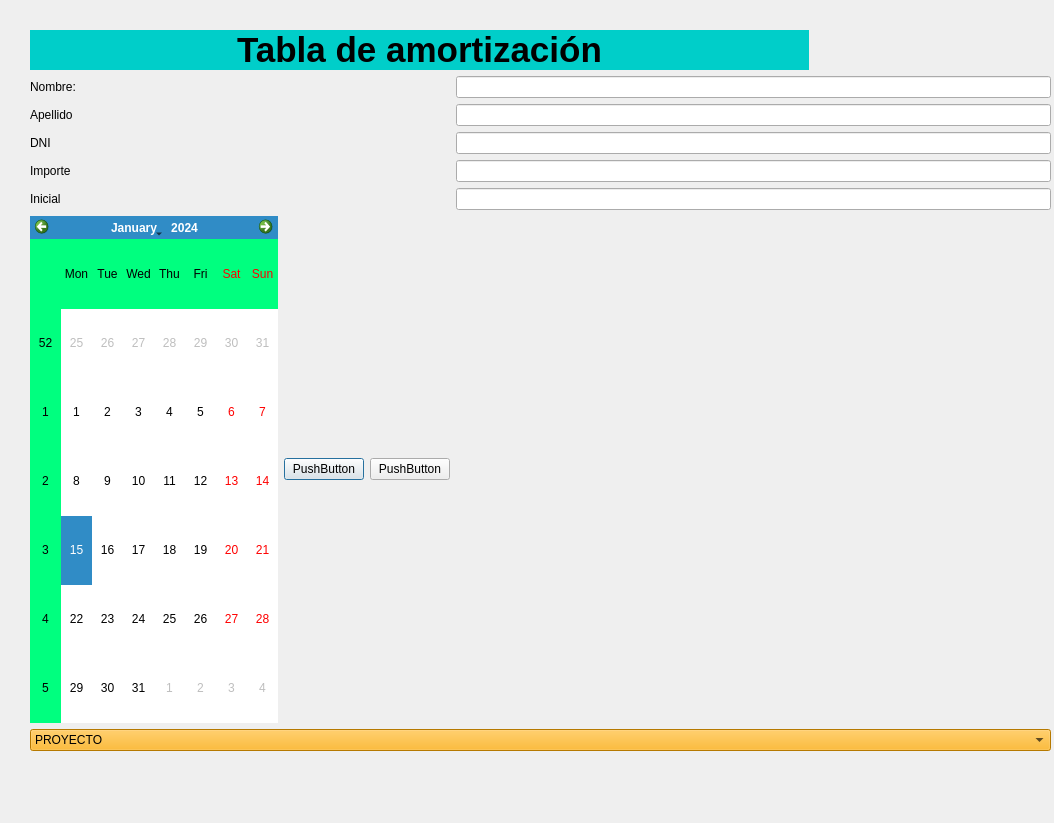
<?xml version="1.0" encoding="UTF-8"?>
<ui version="4.0">
 <class>Dialog</class>
 <widget class="QDialog" name="Dialog">
  <property name="geometry">
   <rect>
    <x>0</x>
    <y>0</y>
    <width>1054</width>
    <height>823</height>
   </rect>
  </property>
  <property name="windowTitle">
   <string>Dialog</string>
  </property>
  <property name="styleSheet">
   <string notr="true">alternate-background-color: rgb(0, 255, 127);</string>
  </property>
  <widget class="QWidget" name="gridLayoutWidget">
   <property name="geometry">
    <rect>
     <x>30</x>
     <y>30</y>
     <width>1021</width>
     <height>721</height>
    </rect>
   </property>
   <layout class="QGridLayout" name="gridLayout">
    <item row="11" column="0" colspan="2">
     <widget class="QCalendarWidget" name="calendarWidget"/>
    </item>
    <item row="11" column="2">
     <widget class="QPushButton" name="pushButton">
      <property name="text">
       <string>PushButton</string>
      </property>
     </widget>
    </item>
    <item row="6" column="0" colspan="2">
     <widget class="QLabel" name="label_4">
      <property name="text">
       <string>DNI</string>
      </property>
     </widget>
    </item>
    <item row="5" column="4">
     <widget class="QLineEdit" name="lineEdit_2"/>
    </item>
    <item row="7" column="0" colspan="2">
     <widget class="QLabel" name="label_5">
      <property name="text">
       <string>Importe</string>
      </property>
     </widget>
    </item>
    <item row="6" column="4">
     <widget class="QLineEdit" name="lineEdit_3"/>
    </item>
    <item row="0" column="0" colspan="5">
     <widget class="QLabel" name="label">
      <property name="maximumSize">
       <size>
        <width>779</width>
        <height>100</height>
       </size>
      </property>
      <property name="font">
       <font>
        <pointsize>26</pointsize>
        <weight>75</weight>
        <bold>true</bold>
       </font>
      </property>
      <property name="styleSheet">
       <string notr="true">background-color:#00cec9;</string>
      </property>
      <property name="lineWidth">
       <number>0</number>
      </property>
      <property name="text">
       <string>Tabla de amortización</string>
      </property>
      <property name="textFormat">
       <enum>Qt::AutoText</enum>
      </property>
      <property name="alignment">
       <set>Qt::AlignCenter</set>
      </property>
      <property name="margin">
       <number>0</number>
      </property>
      <property name="indent">
       <number>1</number>
      </property>
     </widget>
    </item>
    <item row="8" column="0" colspan="2">
     <widget class="QLabel" name="label_6">
      <property name="text">
       <string>Inicial</string>
      </property>
     </widget>
    </item>
    <item row="4" column="4">
     <widget class="QLineEdit" name="lineEdit"/>
    </item>
    <item row="7" column="4">
     <widget class="QLineEdit" name="lineEdit_4"/>
    </item>
    <item row="8" column="4">
     <widget class="QLineEdit" name="lineEdit_5"/>
    </item>
    <item row="15" column="0" colspan="5">
     <widget class="QComboBox" name="comboBox">
      <property name="styleSheet">
       <string notr="true">background-color: rgb(255, 170, 0);</string>
      </property>
      <item>
       <property name="text">
        <string>PROYECTO</string>
       </property>
      </item>
      <item>
       <property name="text">
        <string>OLIVAR</string>
       </property>
      </item>
      <item>
       <property name="text">
        <string>APOLO</string>
       </property>
      </item>
      <item>
       <property name="text">
        <string>OASIS</string>
       </property>
      </item>
     </widget>
    </item>
    <item row="5" column="0" colspan="2">
     <widget class="QLabel" name="label_3">
      <property name="text">
       <string>Apellido</string>
      </property>
     </widget>
    </item>
    <item row="4" column="0" colspan="2">
     <widget class="QLabel" name="label_2">
      <property name="text">
       <string>Nombre:</string>
      </property>
     </widget>
    </item>
    <item row="11" column="3">
     <widget class="QPushButton" name="pushButton_2">
      <property name="text">
       <string>PushButton</string>
      </property>
     </widget>
    </item>
   </layout>
  </widget>
 </widget>
 <resources/>
 <connections/>
</ui>
